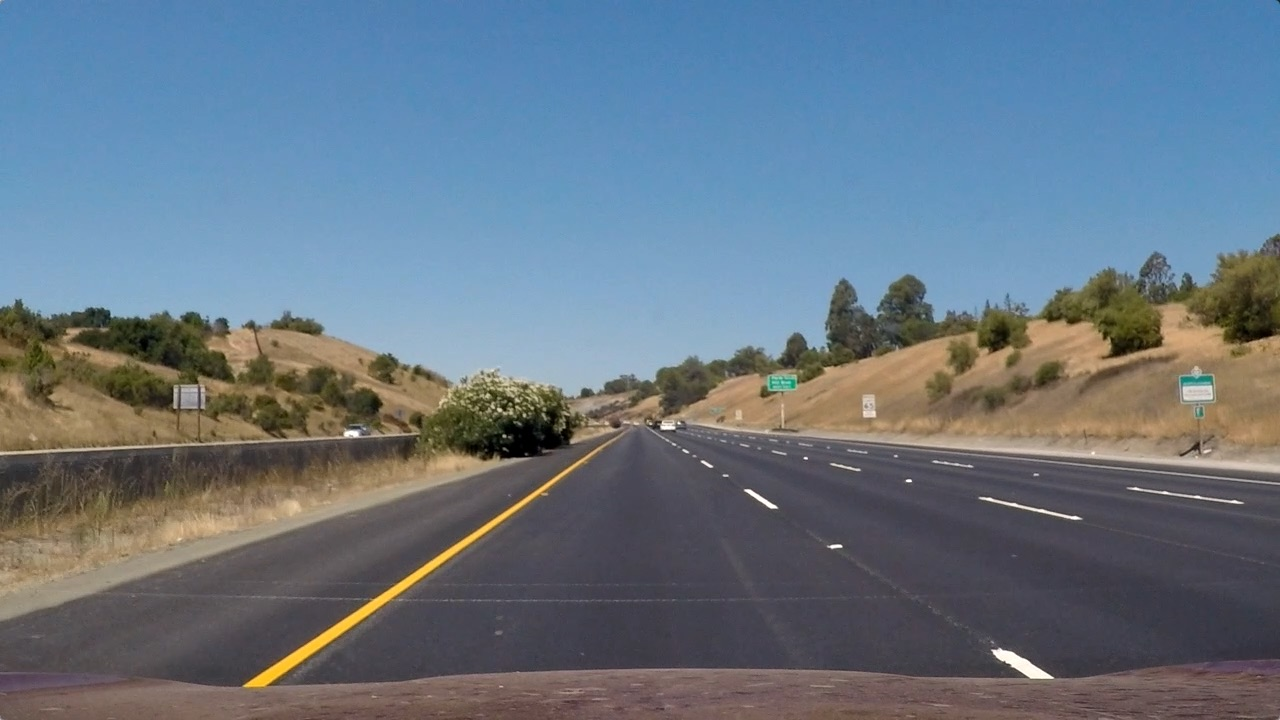
#> input picture test_images/straight_lines1.jpg, 1280 x 720 px
$ python transform.py
#> lines starting #> are read from the running program, lines starting #| are printed output that depends on the picture
import numpy as np
import cv2
import matplotlib.pyplot as plt


def get_perspective_transform():
    """
    Retuns the perspective transform matrix and the inverse perspective transform matrix. Note that this function is
    specific to the images from the CarND-Advanced-Lane-Lines test images and the specific matrices were derived from
    the straight_lines1.jpg and straight_lines2.jpg images.
    :return: M and Minv. The perspective transform matrix and the inverse matrix, respectively
    """
    # The src and dst points were derived experimentally from the supplied test images
    src = np.float32([[265, 690], [1055, 690], [595, 450], [685, 450]])
    dst = np.float32([[265, 720], [1055, 720], [265, 0], [1055, 0]])
    M = cv2.getPerspectiveTransform(src, dst)
    Minv = cv2.getPerspectiveTransform(dst, src)
    return M, Minv

def warp(img, M):
    """
    Given an image img, apply the perspective transform contained in the supplied matrix M
    :param img: Image to warp
    :param M: Perspective transform matrix
    :return: The warped image
    """
    return cv2.warpPerspective(img, M, (img.shape[1], img.shape[0]), flags=cv2.INTER_LINEAR)

if __name__ == '__main__':
    img = cv2.imread("test_images/straight_lines1.jpg")
#> img is the input picture: shape (720, 1280, 3); mean B, G, R 131.2, 117.7, 103.2
    M, Minv = get_perspective_transform()
    img_warped = warp(img, M)
#> in warp, `return cv2.warpPerspective(img, M, (img.shape[1], img.shape[0]), flags..`:
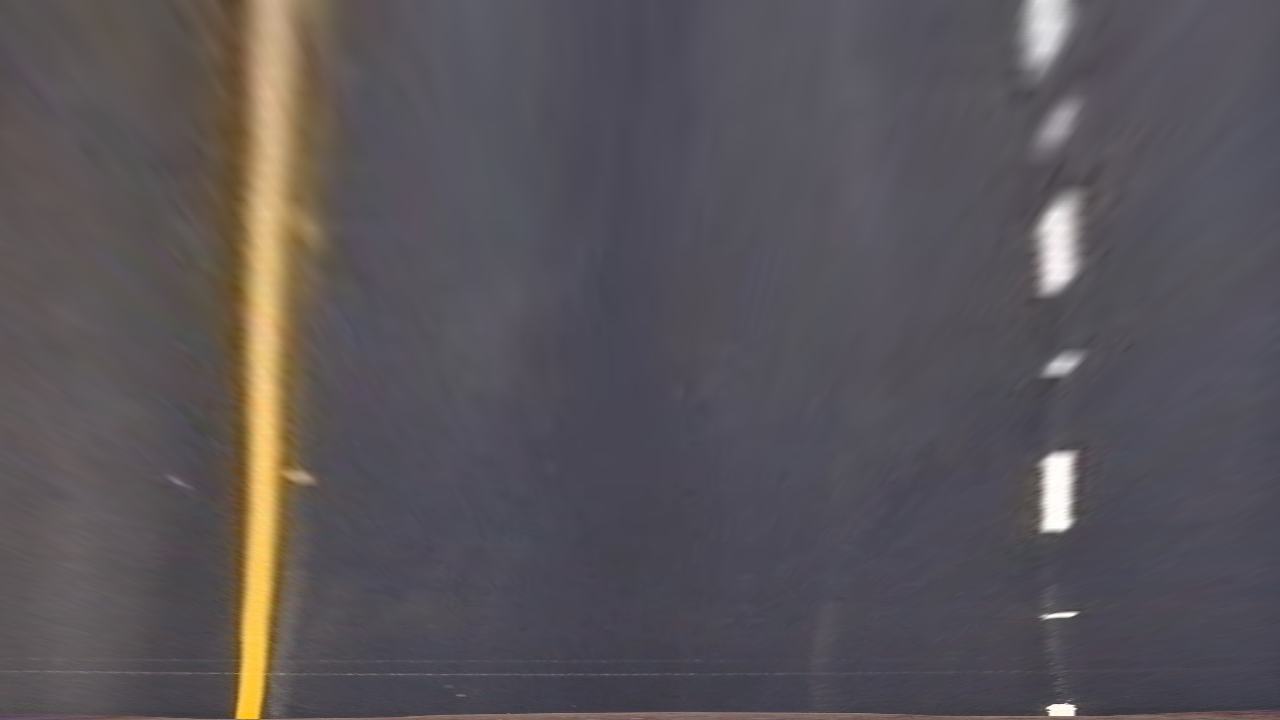
#> returned value: shape (720, 1280, 3); mean of channels 0, 1, 2 88.6, 84.3, 89.2; drawn as B, G, R
    f, (ax1, ax2) = plt.subplots(1, 2, figsize=(8, 10))
    ax1.set_title("Source")
    ax1.imshow(img)
    ax2.set_title("Warped")
    ax2.imshow(img_warped)
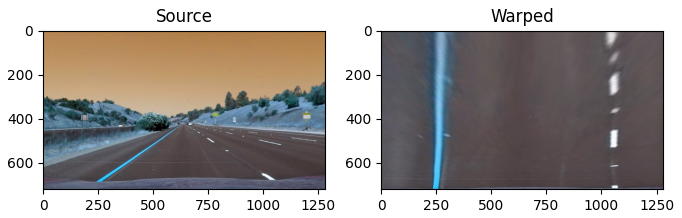
#> figure drawn by matplotlib, 2 panels; B, G, R data is drawn as R, G, B

$ run again, with test_images/straight_lines2.jpg copied over test_images/straight_lines1.jpg
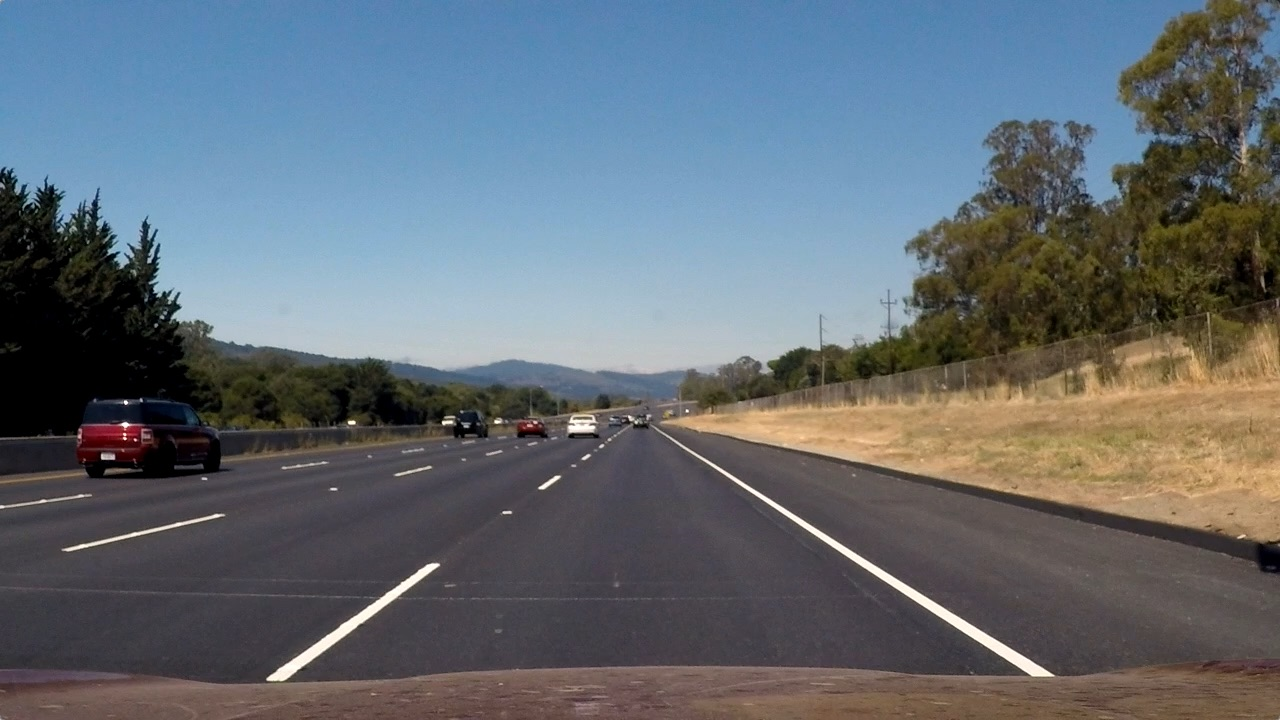
#> input picture test_images/straight_lines2.jpg, 1280 x 720 px
#> img is the input picture: shape (720, 1280, 3); mean B, G, R 115.1, 107.7, 99.4
#> in warp, `return cv2.warpPerspective(img, M, (img.shape[1], img.shape[0]), flags..`:
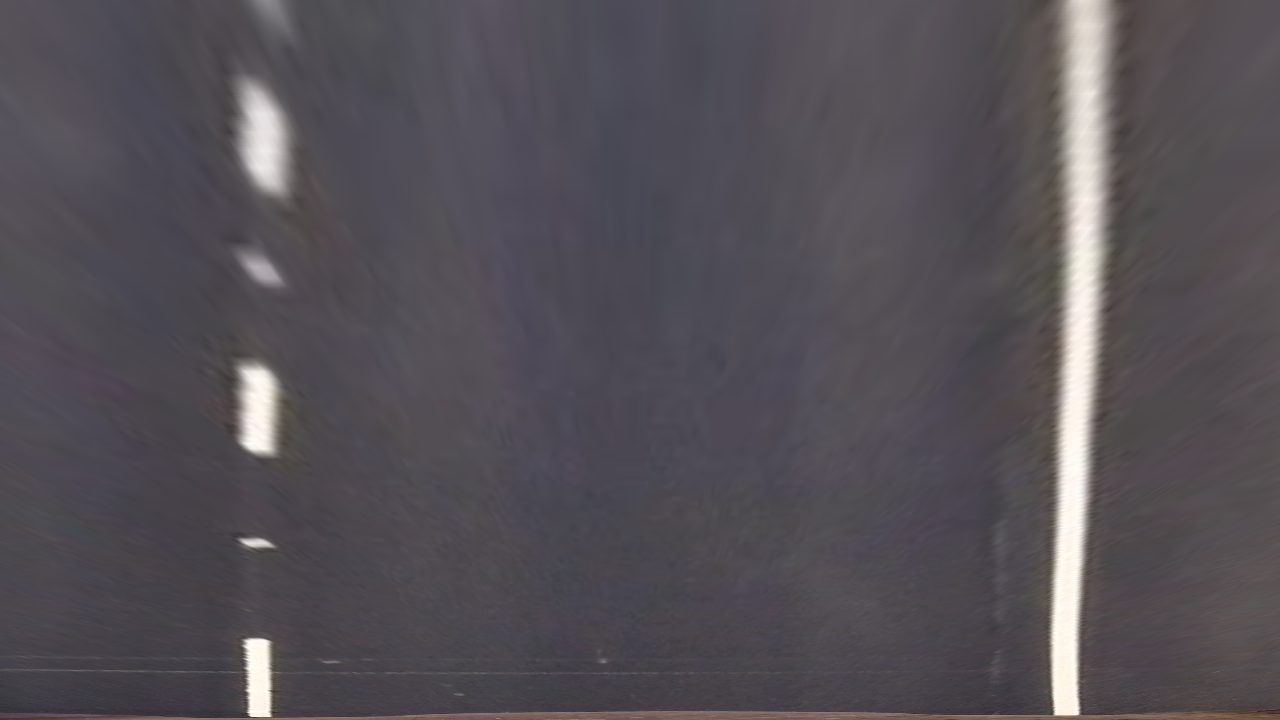
#> returned value: shape (720, 1280, 3); mean of channels 0, 1, 2 86.6, 80.3, 84.9; drawn as B, G, R
#> `ax2.imshow(img_warped)`:
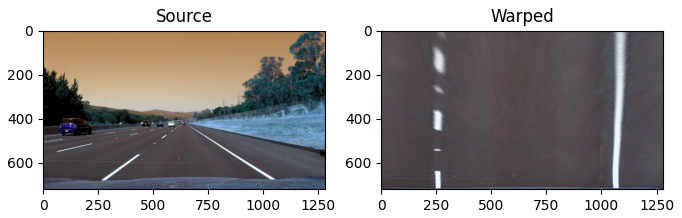
#> figure drawn by matplotlib, 2 panels; B, G, R data is drawn as R, G, B

$ run again, with test_images/test1.jpg copied over test_images/straight_lines1.jpg
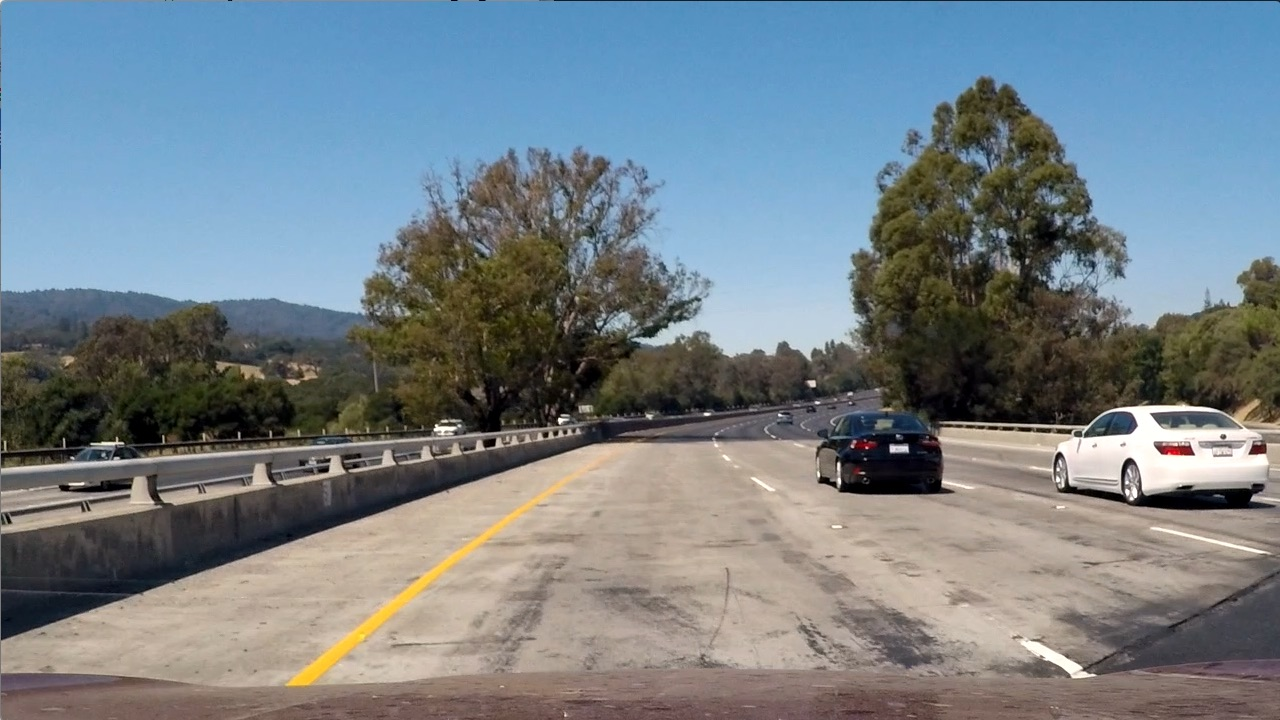
#> input picture test_images/test1.jpg, 1280 x 720 px
#> img is the input picture: shape (720, 1280, 3); mean B, G, R 135.5, 128.7, 117.5
#> in warp, `return cv2.warpPerspective(img, M, (img.shape[1], img.shape[0]), flags..`:
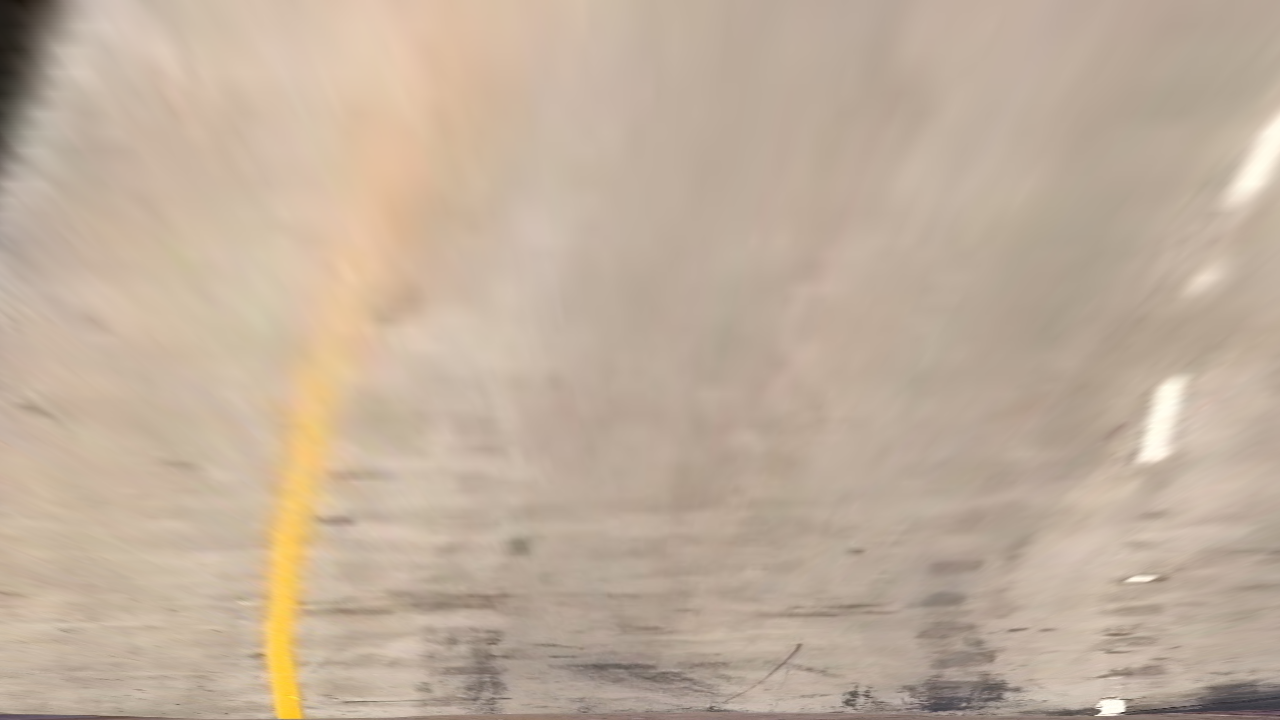
#> returned value: shape (720, 1280, 3); mean of channels 0, 1, 2 156.4, 174.7, 192.9; drawn as B, G, R
#> `ax2.imshow(img_warped)`:
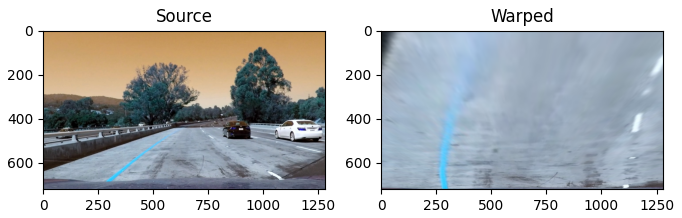
#> figure drawn by matplotlib, 2 panels; B, G, R data is drawn as R, G, B

$ run again, with test_images/test2.jpg copied over test_images/straight_lines1.jpg
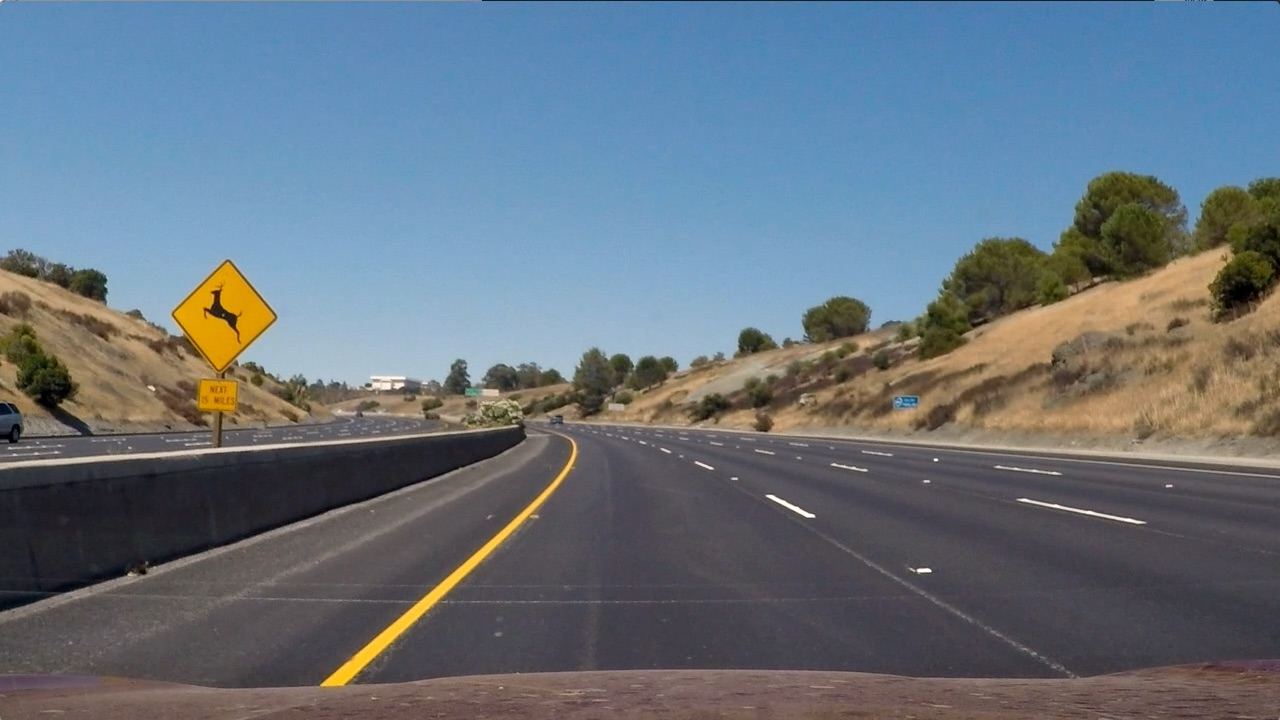
#> input picture test_images/test2.jpg, 1280 x 720 px
#> img is the input picture: shape (720, 1280, 3); mean B, G, R 125.5, 114.6, 102.8
#> in warp, `return cv2.warpPerspective(img, M, (img.shape[1], img.shape[0]), flags..`:
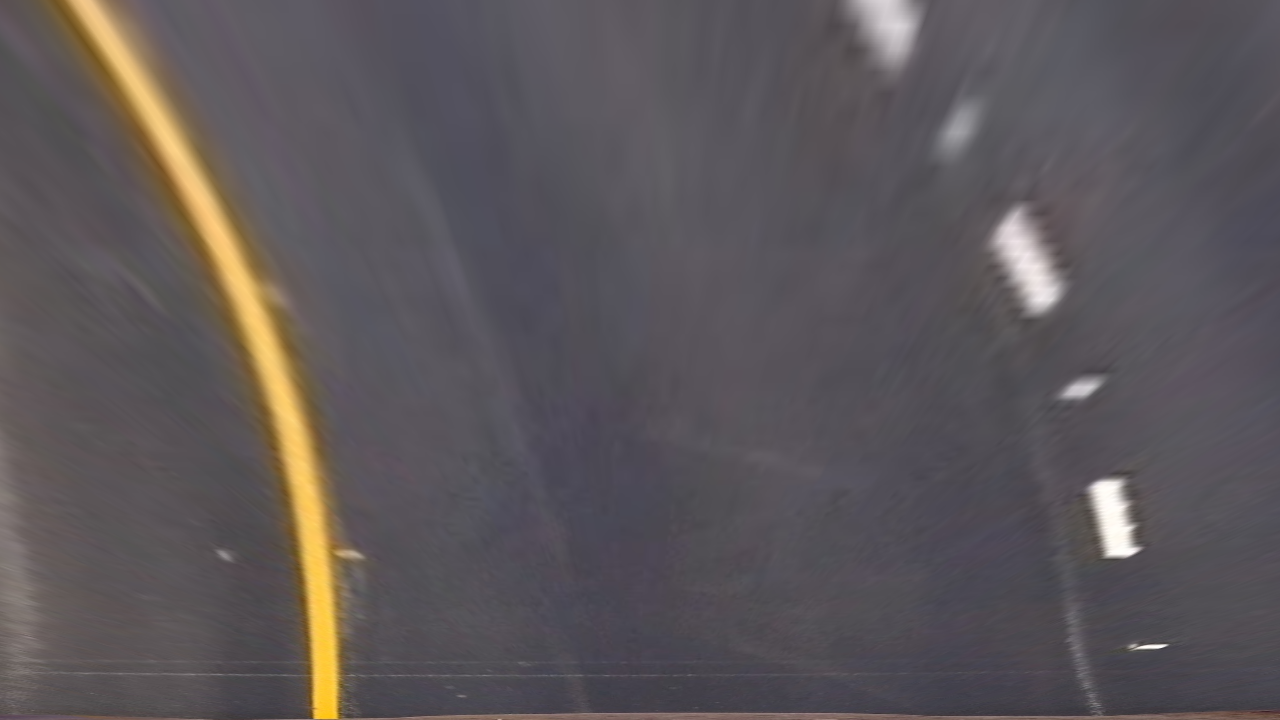
#> returned value: shape (720, 1280, 3); mean of channels 0, 1, 2 89.5, 86.8, 92.4; drawn as B, G, R
#> `ax2.imshow(img_warped)`:
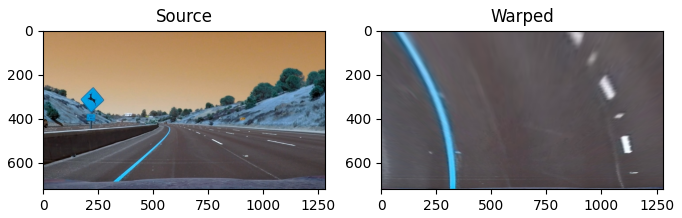
#> figure drawn by matplotlib, 2 panels; B, G, R data is drawn as R, G, B
